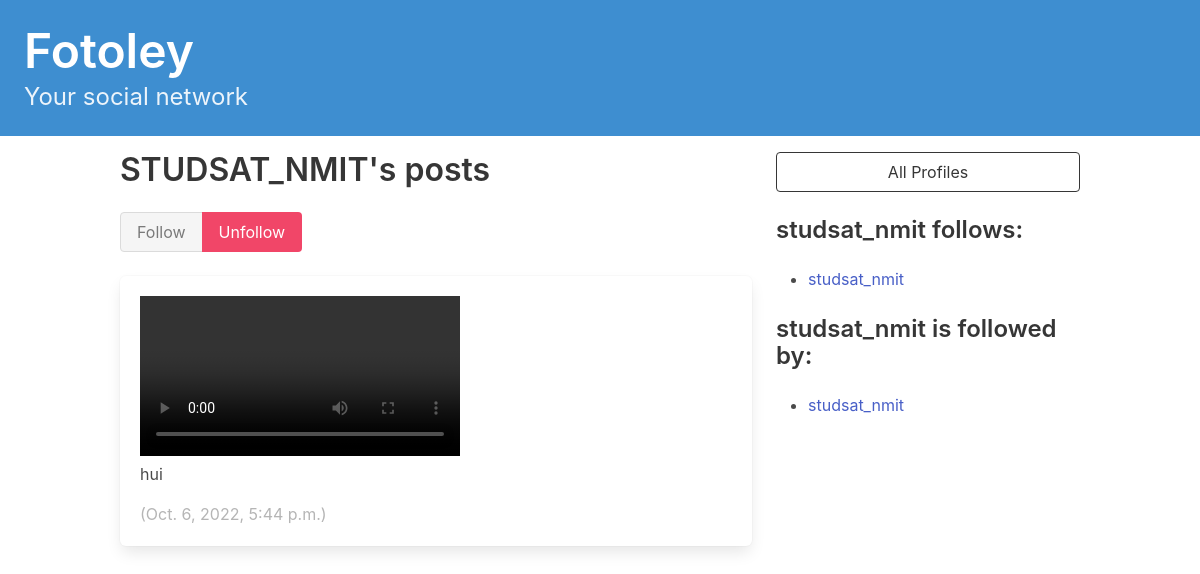
/profile/2/ (signed in), run on the app's committed database.
### fotoapp/models.py (models this page shows, shortened)
class Profile(models.Model):
    user = models.OneToOneField(User, on_delete=models.CASCADE)
    bio = models.TextField(max_length=500, blank=True)
    location = models.CharField(max_length=30, blank=True)
    birth_date = models.DateField(null=True, blank=True)
    follows = models.ManyToManyField('self', related_name='followed_by', symmetrical=False , blank=True)
    def __str__(self):
        return self.user.username

class Post(models.Model):
    user = models.ForeignKey(User,related_name="post", on_delete=models.DO_NOTHING)
    media = models.FileField(upload_to='media/' , blank=True)
    caption = models.CharField(max_length=500, blank=True)
    date = models.DateTimeField(auto_now_add=True)

### fotoapp/views.py (the view, shortened to what this page needs)
# urls.py: path('profile/<int:pk>/', views.profile_detail, name='profile_detail'),
def profile_detail(request, pk):
    profile = Profile.objects.get(pk=pk)
    return render(request, 'fotoapp/profile_detail.html', {'profile': profile})

### fotoapp/templates/fotoapp/profile_detail.html (shortened to what this page needs)
{% extends 'base.html' %}
{% block content %}
<div class="column">
    <div class="block">
        <h1 class="title is-3">
            {{profile.user.username|upper}}'s posts
        </h1>
        <form method="post">
            <div class="buttons has-addons">
                {% if profile in user.profile.follows.all %}
                <button class="button is-success is-static">Follow</button>
                <button class="button is-danger" name="follow" value="unfollow">
                    Unfollow
                </button>
                {% else %}
                <button class="button is-success" name="follow" value="follow">
                    Follow
                </button>
                <button class="button is-danger is-static">Unfollow</button>
                {% endif %}
            </div>
        </form>
    </div>
    <div class="content">
        {% for post in profile.user.post.all %}
        <div class="box">
            {% if post.media.url.lower|slice:"-3:" == "mp4"   %}
                <video width="320" height="240" controls>
                    <source src="{{post.media.url}}" type="video/mp4">
                </video>
            {% else %}
                <img width="320" height="240" src="{{post.media.url}}" alt="image">
            {% endif %}
            <p>{{ post.caption }}</p>
            <span class="is-small has-text-grey-light">
                ({{ post.date }})
            </span>
        </div>
        {% endfor %}
    </div>
</div>
<div class="column is-one-third">
    <div class="block">
        <a href="{% url 'profile_list' %}">
            <button class="button is-dark is-outlined is-fullwidth">
                All Profiles
            </button>
        </a>
    </div>
    <div class="block">
        <h3 class="title is-4">
            {{profile.user.username}} follows:
        </h3>
        <div class="content">
            <ul>
                {% for following in profile.follows.all %}
                <li>
                    <a href="{% url 'profile_detail' following.id %}">
                        {{ following }}
                    </a>
                </li>
                {% endfor %}
            </ul>
        </div>
    </div>
    <div class="block">
        <h3 class="title is-4">
            {{profile.user.username}} is followed by:
        </h3>
        <div class="content">
            <ul>
                {% for follower in profile.followed_by.all %}
                <li>
                    <a href="{% url 'profile_detail' follower.id %}">
                        {{ follower }}
                    </a>
                </li>
                {% endfor %}
            </ul>
        </div>
    </div>
</div>
{% endblock content %}

### data on the page
Profile: user.username "STUDSAT_NMIT", user.username "studsat_nmit"
Post: caption "hui", date "Oct. 6, 2022, 5:44 p.m."
